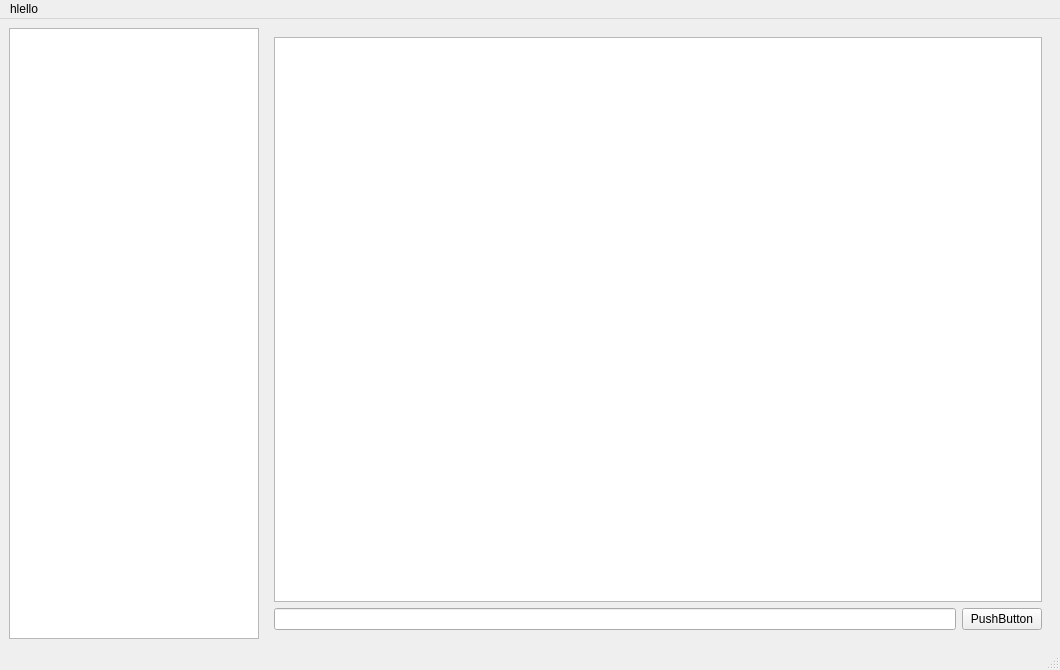
<?xml version="1.0" encoding="UTF-8"?>
<ui version="4.0">
 <class>MainWindow</class>
 <widget class="QMainWindow" name="MainWindow">
  <property name="geometry">
   <rect>
    <x>0</x>
    <y>0</y>
    <width>1060</width>
    <height>670</height>
   </rect>
  </property>
  <property name="windowTitle">
   <string>MainWindow</string>
  </property>
  <widget class="QWidget" name="centralwidget">
   <layout class="QHBoxLayout" name="horizontalLayout_2">
    <item>
     <widget class="QListView" name="usersListView">
      <property name="minimumSize">
       <size>
        <width>250</width>
        <height>0</height>
       </size>
      </property>
      <property name="maximumSize">
       <size>
        <width>250</width>
        <height>16777215</height>
       </size>
      </property>
     </widget>
    </item>
    <item>
     <widget class="QStackedWidget" name="chatStackedWidget">
      <property name="enabled">
       <bool>true</bool>
      </property>
      <property name="currentIndex">
       <number>0</number>
      </property>
      <widget class="QWidget" name="chatPage">
       <layout class="QHBoxLayout" name="horizontalLayout">
        <item>
         <layout class="QVBoxLayout" name="chatLayout">
          <property name="sizeConstraint">
           <enum>QLayout::SizeConstraint::SetDefaultConstraint</enum>
          </property>
          <item>
           <widget class="QListView" name="messagesListView">
            <property name="minimumSize">
             <size>
              <width>350</width>
              <height>0</height>
             </size>
            </property>
           </widget>
          </item>
          <item>
           <layout class="QHBoxLayout" name="horizontalLayout_3">
            <item>
             <widget class="QLineEdit" name="messageLineEdit"/>
            </item>
            <item>
             <widget class="QPushButton" name="sendMessageButton">
              <property name="text">
               <string>PushButton</string>
              </property>
             </widget>
            </item>
           </layout>
          </item>
         </layout>
        </item>
       </layout>
      </widget>
      <widget class="QWidget" name="noChatSelectedPage">
       <layout class="QHBoxLayout" name="horizontalLayout_4">
        <item>
         <layout class="QVBoxLayout" name="verticalLayout">
          <item>
           <widget class="QFrame" name="messageLayout">
            <property name="frameShape">
             <enum>QFrame::Shape::StyledPanel</enum>
            </property>
            <property name="frameShadow">
             <enum>QFrame::Shadow::Raised</enum>
            </property>
            <layout class="QVBoxLayout" name="verticalLayout_2">
             <item>
              <widget class="QLabel" name="messageLabel">
               <property name="text">
                <string>ayo no chat selected</string>
               </property>
              </widget>
             </item>
            </layout>
           </widget>
          </item>
         </layout>
        </item>
       </layout>
      </widget>
     </widget>
    </item>
   </layout>
  </widget>
  <widget class="QMenuBar" name="menubar">
   <property name="geometry">
    <rect>
     <x>0</x>
     <y>0</y>
     <width>1060</width>
     <height>33</height>
    </rect>
   </property>
   <widget class="QMenu" name="menuhlello">
    <property name="title">
     <string>hlello</string>
    </property>
    <addaction name="actionhello"/>
    <addaction name="action123"/>
   </widget>
   <addaction name="menuhlello"/>
  </widget>
  <widget class="QStatusBar" name="statusbar"/>
  <action name="actionhello">
   <property name="text">
    <string>hello</string>
   </property>
  </action>
  <action name="action123">
   <property name="text">
    <string>123</string>
   </property>
  </action>
 </widget>
 <resources/>
 <connections/>
</ui>
